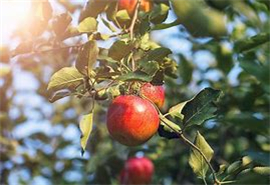
#> input picture 第一问的求解1/extracted_images/Attachment 1/1.jpg, 270 x 185 px
$ python -i '苹果面积.py'   (imports and definitions only)
#> lines starting #> are read from the running program, lines starting #| are printed output that depends on the picture; after the words box and inside, x2 and y2 are one past the last pixel; in counts of white or black regions, pixels touching at a corner belong together
import cv2
import numpy as np
import matplotlib.pyplot as plt
import zipfile
import os
plt.rcParams['font.sans-serif'] = ['SimSun']  # 指定英文字体为Times New Roman
plt.rcParams['axes.unicode_minus'] = False    # 解决负数坐标轴显示问题
plt.rcParams['font.size'] = 15                # 指定字号

# 解压缩文件
def extract_zip(zip_file_path, extracted_folder_path):
    with zipfile.ZipFile(zip_file_path, 'r') as zip_ref:
        zip_ref.extractall(extracted_folder_path)

# 查找成熟苹果的中心点及其大小
def find_mature_apple_centers_and_sizes(image_path):
    image = cv2.imread(image_path)
#> image is the input picture: shape (185, 270, 3); mean B, G, R 102.7, 122.4, 127.6
    hsv_image = cv2.cvtColor(image, cv2.COLOR_BGR2HSV)
#> hsv_image: shape (185, 270, 3); mean H, S, V 51.8, 87.8, 140.4

    # 定义成熟苹果（红色）的HSV颜色范围
    lower_red = np.array([0, 50, 50])
    upper_red = np.array([10, 255, 255])
    mask = cv2.inRange(hsv_image, lower_red, upper_red)
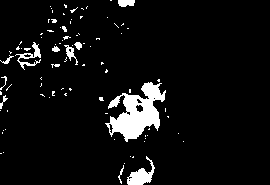
#> mask: shape (185, 270); 6.2% white; 89 white regions (76 under 20 px), largest, box (x1, y1, x2, y2) and area: (105, 82, 166, 142) 1778, (127, 156, 155, 185) 345, (15, 42, 41, 70) 209

    # 形态学操作来减少噪声
    kernel = np.ones((5, 5), np.uint8)
    mask = cv2.dilate(mask, kernel, iterations=1)
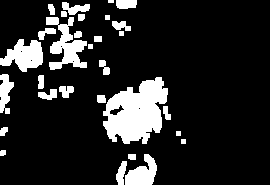
#> mask: shape (185, 270); 15.2% white; 30 white regions (1 under 20 px), largest, box (x1, y1, x2, y2) and area: (103, 77, 168, 144) 2850, (46, 17, 87, 70) 1032, (0, 39, 43, 72) 877
    mask = cv2.erode(mask, kernel, iterations=2)
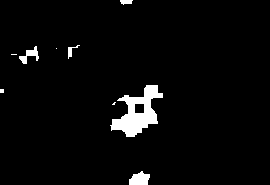
#> mask: shape (185, 270); 3.6% white; 9 white regions (4 under 20 px)

    contours, _ = cv2.findContours(mask, cv2.RETR_TREE, cv2.CHAIN_APPROX_SIMPLE)
#> contours = 10 contours, 4 with area under 20; largest, box (x1, y1, x2, y2) and area: (110, 85, 163, 137) 1263, (129, 171, 150, 185) 185, (19, 46, 39, 64) 110, (134, 103, 145, 114) 98, (120, 0, 133, 5) 33, (68, 45, 80, 59) 30

    centers = []
    sizes = []
    for contour in contours:
        M = cv2.moments(contour)
        if M["m00"] != 0:
            cX = int(M["m10"] / M["m00"])
            cY = int(M["m01"] / M["m00"])
            centers.append((cX, cY))
            sizes.append(cv2.contourArea(contour))
#> this loop made 10 passes
#> (contour, cX, cY) on pass 3: ([[0, 89], [0, 92], [3, 92], [3, 89]], 1, 90)
#> (cX, cY) on passes 1, 2, 4, 5, 8, 9: (139, 178), (113, 103), (137, 112), (139, 108), (29, 54), (70, 51)
#> after the loop, centers = [(139, 178), (113, 103), (1, 90), (137, 112), (139, 108), (29, 54), (70, 51), (125, 1)]; sizes = [185, 2.5, 9, 1263, 98, 110, 30.5, 33]

    return centers, sizes

zip_file_path = 'Attachment 1.zip'  # 更改为你的文件路径
extracted_folder_path = 'extracted_images' # 更改为提取路径

# 解压缩文件
# [1 line not run here, left out]

# 获取解压后的文件夹和文件
inner_folder_path = os.path.join(extracted_folder_path, os.listdir(extracted_folder_path)[0])
inner_extracted_files = os.listdir(inner_folder_path)

# 收集所有图像中成熟苹果的中心点坐标和大小
all_centers = []
all_sizes = []
# [8 lines not run here, left out]

# 将坐标转换为以左下角为原点的系统
transformed_centers = [(x, image_height - y) for (x, y) in all_centers]

# 调整点的大小以表示苹果的大小
sizes_normalized = [s / max(all_sizes) * 100 for s in all_sizes]  # 归一化大小

# 绘制带有大小表示的二维散点图
# [1 line that did not run here, left out]
# [6 lines not run here, left out]

>>> result = find_mature_apple_centers_and_sizes('../第一问的求解1/extracted_images/Attachment 1/1.jpg')
#> result = ([(139, 178), (113, 103), (1, 90), (137, 112), (139, 108), (29, 54), (70, 51), (125, 1)], [185, 2.5, 9, 1263, 98, 110, 30.5, 33])
